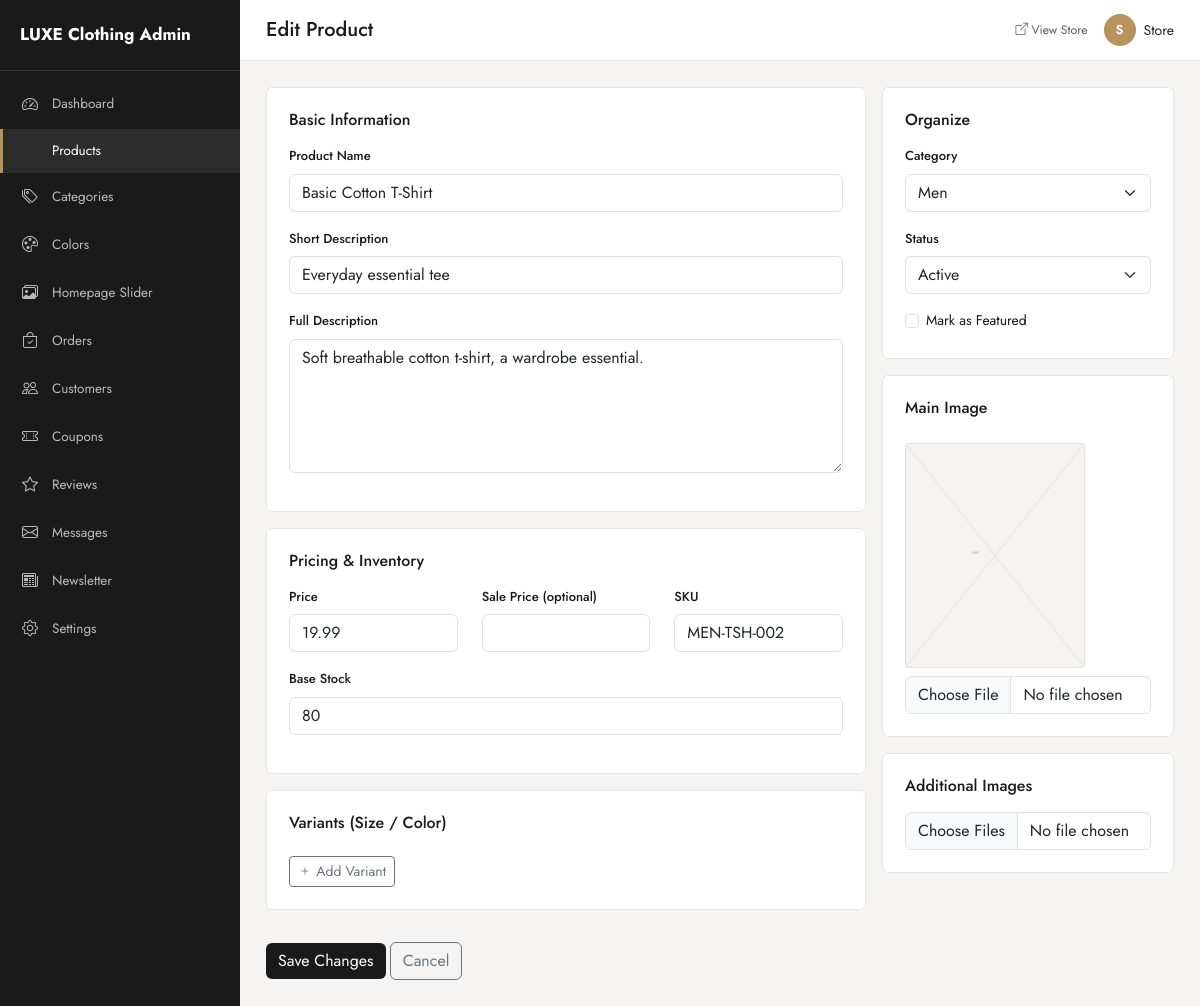
The page /admin/products/edit.php?id=2 (signed in) on the database its author committed.
### tables this page shows
CREATE TABLE users (
    id INT AUTO_INCREMENT PRIMARY KEY,
    first_name VARCHAR(100) NOT NULL,
    last_name VARCHAR(100) NOT NULL,
    email VARCHAR(150) NOT NULL UNIQUE,
    password VARCHAR(255) NOT NULL,
    phone VARCHAR(30) DEFAULT NULL,
    address VARCHAR(255) DEFAULT NULL,
    city VARCHAR(100) DEFAULT NULL,
    role ENUM('customer','admin') NOT NULL DEFAULT 'customer',
    status ENUM('active','inactive') NOT NULL DEFAULT 'active',
    created_at DATETIME NOT NULL DEFAULT CURRENT_TIMESTAMP,
    INDEX idx_users_email (email),
    INDEX idx_users_role (role)
);

CREATE TABLE products (
    id INT AUTO_INCREMENT PRIMARY KEY,
    category_id INT NOT NULL,
    name VARCHAR(200) NOT NULL,
    slug VARCHAR(220) NOT NULL UNIQUE,
    description TEXT,
    short_description VARCHAR(500),
    price DECIMAL(10,2) NOT NULL,
    sale_price DECIMAL(10,2) DEFAULT NULL,
    sku VARCHAR(100) NOT NULL UNIQUE,
    stock INT NOT NULL DEFAULT 0,
    featured_image VARCHAR(255) DEFAULT NULL,
    status ENUM('active','inactive') NOT NULL DEFAULT 'active',
    featured TINYINT(1) NOT NULL DEFAULT 0,
    created_at DATETIME NOT NULL DEFAULT CURRENT_TIMESTAMP,
    updated_at DATETIME NOT NULL DEFAULT CURRENT_TIMESTAMP ON UPDATE CURRENT_TIMESTAMP,
    FOREIGN KEY (category_id) REFERENCES categories(id) ON DELETE RESTRICT,
    INDEX idx_products_slug (slug),
    INDEX idx_products_category (category_id),
    INDEX idx_products_status (status),
    INDEX idx_products_featured (featured),
    INDEX idx_products_created (created_at),
    FULLTEXT INDEX ft_products_search (name, description, short_description)
);

CREATE TABLE categories (
    id INT AUTO_INCREMENT PRIMARY KEY,
    name VARCHAR(100) NOT NULL,
    slug VARCHAR(150) NOT NULL UNIQUE,
    description TEXT,
    image VARCHAR(255) DEFAULT NULL,
    status ENUM('active','inactive') NOT NULL DEFAULT 'active',
    created_at DATETIME NOT NULL DEFAULT CURRENT_TIMESTAMP,
    INDEX idx_categories_slug (slug),
    INDEX idx_categories_status (status)
);

### includes/functions.php (called while the page is built, shortened)
<?php
require_once __DIR__ . '/../config/database.php';
function e(?string $value): string
{
    return htmlspecialchars($value ?? '', ENT_QUOTES, 'UTF-8');
}
function isLoggedIn(): bool
{
    return !empty($_SESSION['user_id']);
}
function currentUserId(): ?int
{
    return $_SESSION['user_id'] ?? null;
}
function currentUser(): ?array
{
    $stmt = getDB()->prepare('SELECT * FROM users WHERE id = ? LIMIT 1');
    $stmt->execute([currentUserId()]);
    $user = $stmt->fetch() ?: false;
    return $user ?: null;
}
function productImageUrl(?string $filename): string
{
    return UPLOAD_URL . '/products/' . $filename;
}

### config/database.php (called while the page is built, shortened)
<?php
function getDB(): PDO
{
    static $pdo = null;
    if ($pdo === null) {
        $dsn = 'mysql:host=' . DB_HOST . ';dbname=' . DB_NAME . ';charset=' . DB_CHARSET;
        $options = [
            PDO::ATTR_ERRMODE            => PDO::ERRMODE_EXCEPTION,
            PDO::ATTR_DEFAULT_FETCH_MODE => PDO::FETCH_ASSOC,
            PDO::ATTR_EMULATE_PREPARES   => false,
        ];
        try {
            $pdo = new PDO($dsn, DB_USER, DB_PASS, $options);
        } catch (PDOException $e) {
            error_log('DB Connection Error: ' . $e->getMessage());
            http_response_code(500);
            die('A database error occurred. Please try again later.');
        }
    }
    return $pdo;
}

### admin/products/edit.php (the view, shortened to what this page needs)
<?php
$pdo = getDB();
$id = (int)($_GET['id'] ?? 0);
$stmt = $pdo->prepare('SELECT * FROM products WHERE id = ?');
$stmt->execute([$id]);
$product = $stmt->fetch();
$categories = $pdo->query('SELECT * FROM categories ORDER BY name')->fetchAll();
$pageHeading = 'Edit Product';
require_once __DIR__ . '/../includes/header.php';
?>
<form method="POST" enctype="multipart/form-data">
  <div class="row g-3">
    <div class="col-lg-8">
      <div class="admin-card mb-3">
        <h6 class="mb-3">Basic Information</h6>
        <div class="mb-3">
          <label class="form-label">Product Name</label>
          <input type="text" name="name" class="form-control" required value="<?= e($product['name']) ?>">
        </div>
        <div class="mb-3">
          <label class="form-label">Short Description</label>
          <input type="text" name="short_description" class="form-control" maxlength="500" value="<?= e($product['short_description']) ?>">
        </div>
        <div class="mb-3">
          <label class="form-label">Full Description</label>
          <textarea name="description" class="form-control" rows="5"><?= e($product['description']) ?></textarea>
        </div>
      </div>
      <div class="admin-card mb-3">
        <h6 class="mb-3">Pricing & Inventory</h6>
        <div class="row">
          <div class="col-md-4 mb-3">
            <label class="form-label">Price</label>
            <input type="number" step="0.01" min="0" name="price" class="form-control" required value="<?= e($product['price']) ?>">
          </div>
          <div class="col-md-4 mb-3">
            <label class="form-label">Sale Price (optional)</label>
            <input type="number" step="0.01" min="0" name="sale_price" class="form-control" value="<?= e($product['sale_price']) ?>">
          </div>
          <div class="col-md-4 mb-3">
            <label class="form-label">SKU</label>
            <input type="text" name="sku" class="form-control" required value="<?= e($product['sku']) ?>">
          </div>
        </div>
        <div class="mb-3">
          <label class="form-label">Base Stock</label>
          <input type="number" min="0" name="stock" class="form-control" value="<?= e($product['stock']) ?>">
        </div>
      </div>
      <div class="admin-card mb-3">
        <h6 class="mb-3">Variants (Size / Color)</h6>
        <button type="button" id="addVariantBtn" class="btn btn-sm btn-outline-secondary mt-2"><i class="bi bi-plus"></i> Add Variant</button>
      </div>
    </div>
    <div class="col-lg-4">
      <div class="admin-card mb-3">
        <h6 class="mb-3">Organize</h6>
        <div class="mb-3">
          <label class="form-label">Category</label>
          <select name="category_id" class="form-select" required>
            <?php foreach ($categories as $c): ?>
            <option value="<?= $c['id'] ?>" <?= $c['id']==$product['category_id']?'selected':'' ?>><?= e($c['name']) ?></option>
            <?php endforeach; ?>
          </select>
        </div>
        <div class="mb-3">
          <label class="form-label">Status</label>
          <select name="status" class="form-select">
            <option value="active" <?= $product['status']==='active'?'selected':'' ?>>Active</option>
          </select>
        </div>
        <div class="form-check">
          <input type="checkbox" class="form-check-input" name="featured" id="featured" <?= $product['featured']?'checked':'' ?>>
          <label class="form-check-label" for="featured">Mark as Featured</label>
        </div>
      </div>
      <div class="admin-card mb-3">
        <h6 class="mb-3">Main Image</h6>
        <img src="<?= e(productImageUrl($product['featured_image'])) ?>" class="image-preview mb-2">
        <input type="file" name="featured_image" class="form-control admin-image-input" data-preview="mainPreview" accept=".jpg,.jpeg,.png,.webp">
      </div>
      <div class="admin-card">
        <h6 class="mb-3">Additional Images</h6>
        <input type="file" name="additional_images[]" class="form-control" accept=".jpg,.jpeg,.png,.webp" multiple>
      </div>
    </div>
  </div>
  <div class="mt-3">
    <button class="btn btn-primary-admin">Save Changes</button>
    <a href="<?= BASE_URL ?>/admin/products/index.php" class="btn btn-outline-secondary">Cancel</a>
  </div>
</form>
<?php require_once __DIR__ . '/../includes/footer.php'; ?>

### admin/includes/header.php (shortened to what this page needs)
<?php
$adminUser = currentUser();
?>
<!DOCTYPE html>
<html lang="en">
<head>
<link href="https://cdn.jsdelivr.net/npm/bootstrap@5.3.3/dist/css/bootstrap.min.css" rel="stylesheet">
<link href="https://cdn.jsdelivr.net/npm/bootstrap-icons@1.11.3/font/bootstrap-icons.css" rel="stylesheet">
<link rel="stylesheet" href="<?= BASE_URL ?>/admin/assets/css/admin.css">
</head>
<body>
<div id="toast-container" class="toast-container position-fixed top-0 end-0 p-3" style="z-index:1080"></div>
<div class="admin-wrapper">
  <?php include __DIR__ . '/sidebar.php'; ?>
  <div class="admin-main">
    <div class="admin-topbar d-flex justify-content-between align-items-center">
      <h5 class="mb-0 d-none d-lg-block"><?= e($pageHeading ?? 'Dashboard') ?></h5>
      <div class="d-flex align-items-center gap-3">
        <a href="<?= BASE_URL ?>/index.php" target="_blank" class="small text-muted"><i class="bi bi-box-arrow-up-right"></i> View Store</a>
        <div class="dropdown">
          <a href="#" class="d-flex align-items-center gap-2 text-dark" data-bs-toggle="dropdown">
            <div class="admin-avatar"><?= e(strtoupper(substr($adminUser['first_name'],0,1))) ?></div>
            <span class="d-none d-md-inline"><?= e($adminUser['first_name']) ?></span>
          </a>
        </div>
      </div>
    </div>
    <div class="admin-content">

### admin/assets/css/admin.css (style rules this page uses)
:root { --admin-ink: #1a1a1a; --admin-accent: #b8935f; --admin-bg: #f5f4f2; --admin-line: #e8e6e2; }
* { box-sizing: border-box; }
body { font-family: 'Jost', sans-serif; background: var(--admin-bg); color: var(--admin-ink); font-size: 14px; }
a { text-decoration: none; }
.admin-wrapper { display: flex; min-height: 100vh; }
.admin-main { margin-left: 240px; flex-grow: 1; min-width: 0; width: 100%; }
.admin-topbar { background: #fff; padding: 14px 26px; border-bottom: 1px solid var(--admin-line); position: sticky; top: 0; z-index: 900; }
.admin-content { padding: 26px; }
.admin-avatar { width: 32px; height: 32px; border-radius: 50%; background: var(--admin-accent); color: #fff; display: flex; align-items: center; justify-content: center; font-weight: 600; font-size: 13px; }
.admin-card { background: #fff; border-radius: 6px; border: 1px solid var(--admin-line); padding: 22px; }
.form-label { font-size: 13px; font-weight: 500; }
.btn-primary-admin { background: var(--admin-ink); color: #fff; border: none; }
.image-preview { width: 100%; max-width: 180px; border-radius: 4px; margin-top: 10px; }

### rows shown on the page
users: first_name "S", first_name "Store"
products: name "Basic Cotton T-Shirt", short_description "Everyday essential tee", description "Soft breathable cotton t-shirt, a wardrobe essential.", price "19.99", sku "MEN-TSH-002", stock "80", category_id "Men", status "Active", featured_image (placeholder picture)

### other values the page prints
setting('store_name', 'LUXE') "LUXE Clothing"
$pageHeading "Edit Product"
